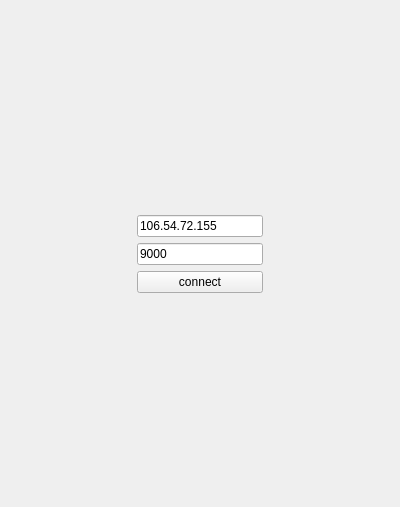
<?xml version="1.0" encoding="UTF-8"?>
<ui version="4.0">
 <class>ClientWidget</class>
 <widget class="QWidget" name="ClientWidget">
  <property name="geometry">
   <rect>
    <x>0</x>
    <y>0</y>
    <width>400</width>
    <height>507</height>
   </rect>
  </property>
  <property name="windowTitle">
   <string>Form</string>
  </property>
  <layout class="QGridLayout" name="gridLayout">
   <item row="2" column="0">
    <spacer name="horizontalSpacer">
     <property name="orientation">
      <enum>Qt::Horizontal</enum>
     </property>
     <property name="sizeHint" stdset="0">
      <size>
       <width>40</width>
       <height>20</height>
      </size>
     </property>
    </spacer>
   </item>
   <item row="4" column="1">
    <spacer name="verticalSpacer_2">
     <property name="orientation">
      <enum>Qt::Vertical</enum>
     </property>
     <property name="sizeHint" stdset="0">
      <size>
       <width>20</width>
       <height>40</height>
      </size>
     </property>
    </spacer>
   </item>
   <item row="1" column="1">
    <widget class="QLineEdit" name="lineEdit_ip">
     <property name="text">
      <string>106.54.72.155</string>
     </property>
    </widget>
   </item>
   <item row="2" column="1">
    <widget class="QLineEdit" name="lineEdit_port">
     <property name="text">
      <string>9000</string>
     </property>
    </widget>
   </item>
   <item row="3" column="1">
    <widget class="QPushButton" name="pushButton_connect">
     <property name="text">
      <string>connect</string>
     </property>
    </widget>
   </item>
   <item row="0" column="1">
    <spacer name="verticalSpacer">
     <property name="orientation">
      <enum>Qt::Vertical</enum>
     </property>
     <property name="sizeHint" stdset="0">
      <size>
       <width>20</width>
       <height>40</height>
      </size>
     </property>
    </spacer>
   </item>
   <item row="2" column="2">
    <spacer name="horizontalSpacer_2">
     <property name="orientation">
      <enum>Qt::Horizontal</enum>
     </property>
     <property name="sizeHint" stdset="0">
      <size>
       <width>40</width>
       <height>20</height>
      </size>
     </property>
    </spacer>
   </item>
  </layout>
 </widget>
 <resources/>
 <connections/>
</ui>
